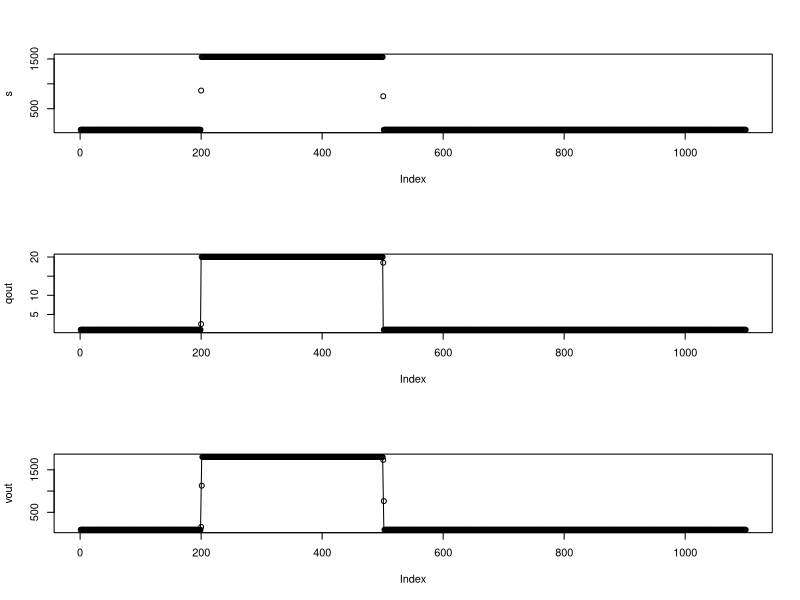

Here is the R script that generated this plot:
## TVDish solution
rm(list=ls())
graphics.off()

## constant velocity

fs <- function(qi,qo){
    Dx <- 100
    v <- 1.3
    eta <- 0.5
    s <- (Dx/v)*( (eta*qi) + (1-eta)*qo) ## check if this way round in text
    return(s)
}

fF <- function(qo,qi,s0,vi,q0,Dt,theta){
    vo <- Dt*( (1-theta)*q0 + theta*qo )
    return( fs(qi,qo) - s0 - vi + vo )
}


ftheta <- function(qo,qi,s0,vi,q0,Dt){
    ##(s0 + vi - Dt*q0 - fs(ai,x,Dx) ) / ( Dt * (fq(x)-q0) )
    #browser()
    (fs(qi,qo) - s0 - vi + Dt*q0) / (Dt*(q0 - qo))
}

n <- 1100
s <- vin <- vout <- qout <- rep(NA,n)
qin <- rep(1,n)
qin[200:500] <- 20
r <- rep(0,n)
Dt <- 90

## initialise at steady state
qout[1] <- qin[1] + r[1]
vin[1] <- qin[1]*Dt
vout[1] <- qout[1]*Dt
s[1] <- fs(qin[1],qout[1])



## loop
for(ii in 2:n){
    vin[ii] <- Dt*0.5*(qin[ii]+qin[ii-1])
    ##if(ii==200){ browser()}
    ## range of aout for TVD solution
    rng <- range( c(qin[ii],qout[ii-1],qin[ii-1]) )
    #rng <- c(0,5)
    frng <- c( fF(rng[1],qin[ii],s[ii-1],vin[ii],qout[ii-1],Dt,1),
              fF(rng[2],qin[ii],s[ii-1],vin[ii],qout[ii-1],Dt,1) )

   
    if(rng[1]==rng[2]){
        qout[ii] <- rng[1]
    }else{        
        omega <- 0.5
        if( qin[ii] > qout[ii-1] ){
            omega <- max(qin[ii-0:1])
            omega <- ftheta( omega, qin[ii],s[ii-1],vin[ii],qout[ii-1],Dt)
        }
        if( qin[ii] < qout[ii-1] ){
            omega <- min(qin[ii-0:1])
            omega <- ftheta( omega, qin[ii],s[ii-1],vin[ii],qout[ii-1],Dt)
        }
        print(omega)
        omega <- min(1,max(0.5, omega))
        ##omega <- 0.5
        rng <- c(-0.1,300)
        frng <- c( fF(rng[1],qin[ii],s[ii-1],vin[ii],qout[ii-1],Dt,omega),
                  fF(rng[2],qin[ii],s[ii-1],vin[ii],qout[ii-1],Dt,omega) )
        qout[ii] <- uniroot(fF, rng,
                            qi=qin[ii], s0=s[ii-1],
                            vi=vin[ii],q0=qout[ii-1],
                            Dt=Dt,theta=omega)$root
    }
    s[ii] <- fs( qin[ii],qout[ii] )
    vout[ii] <- s[ii-1] + vin[ii] - s[ii]
}

                
    
par(mfrow=c(3,1))
plot(s)
plot(qout); lines(qin)
plot(vout); lines(vin)

## ## test the celerity based solution with additional dispersion
## rm(list=ls())
## graphics.off()
## n <- 1100
## s <- rep(NA,n)
## cel <- 1
## disp <- 0*100/2
## qin <- rep(1,n)
## qin[200:500] <- 0
## r <- rep(0.1,n)
## qout <- rep(NA,n)
## qav <- rep(NA,n)
## s[1] <- 10
## qout[1] <- qin[1]
## Dt <- 1
## Dx <- 100

## K <- cel*Dt/Dx
## eta <- min(K,0.5 - (disp/(cel*Dx)))

## qav[1] <- eta*qin[1] + (1-eta)*qout[1]

## qqout <- qout
## qqav <- qav
## ss <- s

## for(ii in 2:n){
    
##     ss[ii] <- max(0, ss[ii-1] + ( Dt / (1+K-eta) )*(qin[ii] + (1-eta)*r[ii] - qqav[ii-1]) )
##     qqout[ii] <- (ss[ii-1] + Dt*(qin[ii]+r[ii]) - ss[ii])/Dt
##     qqav[ii] <- eta*qin[ii] + (1-eta)*qqout[ii]
    
##     qout[ii] <- ( qav[ii-1] + (K-eta)*qin[ii] + K*r[ii] ) / ( 1-eta+K )
##     s[ii] <- s[ii-1] + Dt*(qin[ii] - qout[ii] + r[ii])
##     qav[ii] <- eta*qin[ii] + (1-eta)*qout[ii]
## }

## par(mfrow=c(2,1))
## plot(s); lines(ss)
## plot(qout); lines(qqout)


## ## Classic formulation
## rm(list=ls())
## n <- 1100
## s <- rep(NA,n)
## cel <- 100
## disp <- 100*100/2
## qin <- rep(1,n)
## qin[200:500] <- 0
## r <- rep(0,n)
## qout <- rep(NA,n)
## s[1] <- 1
## qout[1] <- qin[1]
## Dt <- 1
## Dx <- 100

## K <- cel*Dt/Dx
## R <- (2*disp)/(cel*Dx)

## theta <- c( 1+R-K, 1-R+K, K-1+R, 2*K)/(1+R+K)
    
## for(ii in 2:n){
##     qout[ii] <- theta[1]*qout[ii-1] + theta[2]*qin[ii-1] + theta[3]*qin[ii] + theta[4]*r[ii]
##     s[ii] <- s[ii-1] + (Dt/2)*(qin[ii] + qin[ii-1] - qout[ii] - qout[ii-1])
## }

## par(mfrow=c(2,1))
## plot(s)
## plot(qout)

## ## Area formulation
## n <- 1100
## s <- rep(NA,n)
## v <- 1.4
## qin <- rep(1,n)
## r <- rep(0,n)
## qout <- ain <- aout <- eta <- rep(NA,n)
## s0 <- 1
## Dt <- 1
## Dx <- 100

## for(ii in 1:n){
##     ain[ii] <- qin[ii] / v
##     eta[ii] <- min(0.5, ( s0+Dt*(qin[ii]-r[ii]) ) / (Dx*ain[ii]) )
##     lwr <- 0; upr <- ain
##     fopt <- function(x){
##         Dx*( (eta[ii]*ain[ii]) + (1-eta[ii])*x ) - (s0 + Dt*(qin[ii] - r[ii] - v*x))
##     }
##     tmp <- uniroot(fopt, c(0,ain[ii]),
##                    extendInt = "upX", check.conv = FALSE,
##                    tol = 2*.Machine$double.eps, maxiter = 1000, trace = 0)
##     aout[ii] <- tmp$root
##     qout[ii] <- v*aout[ii]
##     s[ii] <- s0 + Dt*(qin[ii]-r[ii]-qout[ii])
##     s0 <- s[ii]
## }

